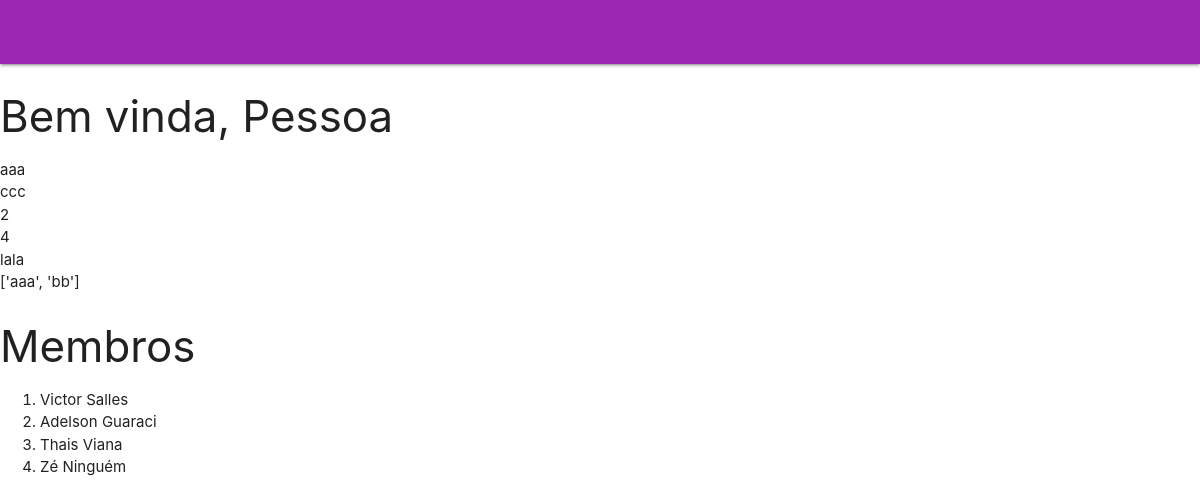
The page / on the database its author committed.
### content/models/membros.py (models this page shows, shortened)
class Membros(models.Model):
    nome = models.CharField(max_length=255)
    url = models.URLField(max_length=200)
    class Meta:
        verbose_name = "Membro"
        verbose_name_plural = "Membros"

### content/views.py (the view)
# urls.py: path('', views.index, name='index'),
def index(request):
	membros = Membros.objects.all()
	lista = ["aaa", "bbb", "ccc", 2, 4, "lala", ["aaa", "bb"]]
	context = {"Nome": "Pessoa", "lista" : lista, "membros" : membros}
	template = loader.get_template('index.html')
	return HttpResponse(template.render(context, request))

### content/templates/index.html
{% extends "base.html" %}
{% block content %}
<h3>Bem vinda, {{ Nome }}</h3>
<ul>
	{% for item in lista %}
	{% if item != "bbb" %}
	<li>{{ item }}</li>
	{% endif %}
	{% endfor %}
</ul>
<h3>Membros</h3>
<ol>
	{% for membro in membros %}
	<li>{{ membro.nome }}</li>
	{% endfor %}
</ol>
{% endblock %}

### rows shown on the page
Membros: nome "Victor Salles"
Membros: nome "Adelson Guaraci"
Membros: nome "Thais Viana"
Membros: nome "Zé Ninguém"

### other values the page prints
{{ Nome }} "Pessoa"
{{ item }} "aaa" "ccc" "2" "4" "lala" "['aaa', 'bb']"
